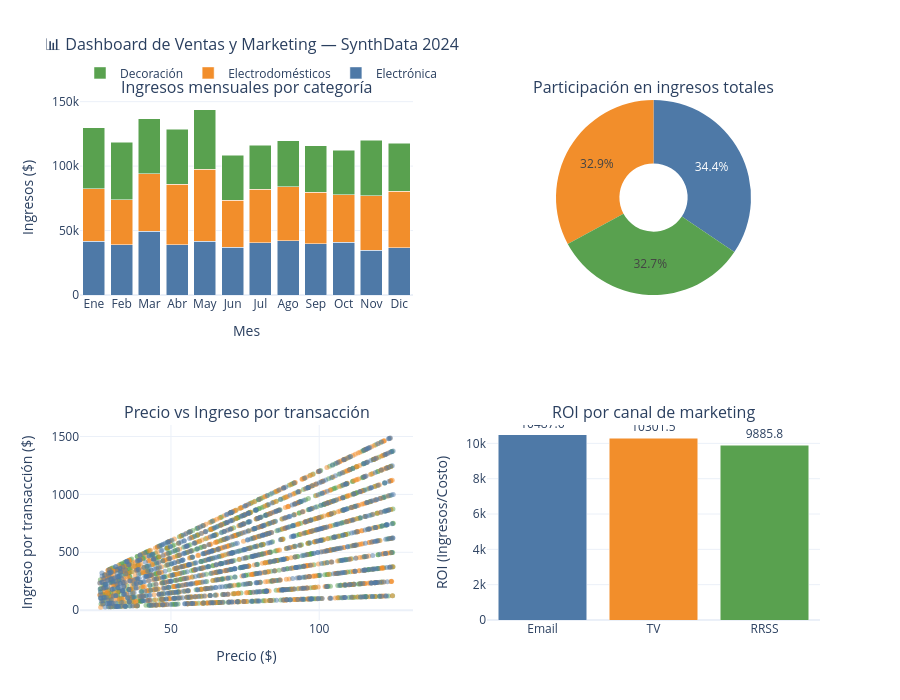

Source (notebook cell):
### Code cell
# Dashboard: 4 gráficos en un solo layout interactivo
fig = make_subplots(
    rows=2, cols=2,
    subplot_titles=[
        'Ingresos mensuales por categoría',
        'Participación en ingresos totales',
        'Precio vs Ingreso por transacción',
        'ROI por canal de marketing'
    ],
    specs=[
        [{'type': 'bar'}, {'type': 'pie'}],
        [{'type': 'scatter'}, {'type': 'bar'}]
    ]
)

# 1. Barras apiladas: ingresos mensuales por categoría
pivot_mensual = ventas_clean.pivot_table(
    values='ingreso_total', index='mes_num', columns='categoria', aggfunc='sum'
).reset_index()
mes_labels = [meses[i-1] for i in pivot_mensual['mes_num']]

colores_cat = {'Electrónica': '#4e79a7', 'Electrodomésticos': '#f28e2b', 'Decoración': '#59a14f'}
for cat in ['Electrónica', 'Electrodomésticos', 'Decoración']:
    if cat in pivot_mensual.columns:
        fig.add_trace(
            go.Bar(name=cat, x=mes_labels, y=pivot_mensual[cat],
                   marker_color=colores_cat[cat], showlegend=True),
            row=1, col=1
        )

# 2. Torta: participación
fig.add_trace(
    go.Pie(labels=por_categoria['categoria'], values=por_categoria['ingresos'],
           hole=0.35, marker_colors=list(colores_cat.values()),
           showlegend=False),
    row=1, col=2
)

# 3. Scatter: precio vs ingreso
for cat, grupo in ventas_clean.groupby('categoria'):
    fig.add_trace(
        go.Scatter(
            x=grupo['precio'], y=grupo['ingreso_total'],
            mode='markers', name=cat,
            marker=dict(color=colores_cat[cat], size=5, opacity=0.5),
            showlegend=False
        ),
        row=2, col=1
    )

# 4. ROI por canal
fig.add_trace(
    go.Bar(
        x=roi_canal['canal'], y=roi_canal['roi_promedio'],
        marker_color=['#4e79a7', '#f28e2b', '#59a14f'],
        text=roi_canal['roi_promedio'].round(1),
        textposition='outside',
        showlegend=False
    ),
    row=2, col=2
)

fig.update_layout(
    title_text='📊 Dashboard de Ventas y Marketing — SynthData 2024',
    title_font_size=16,
    height=700,
    barmode='stack',
    template='plotly_white',
    legend=dict(orientation='h', y=1.08, x=0)
)

fig.update_xaxes(title_text='Mes', row=1, col=1)
fig.update_yaxes(title_text='Ingresos ($)', row=1, col=1)
fig.update_xaxes(title_text='Precio ($)', row=2, col=1)
fig.update_yaxes(title_text='Ingreso por transacción ($)', row=2, col=1)
fig.update_yaxes(title_text='ROI (Ingresos/Costo)', row=2, col=2)

fig.show()
fig.write_html('dashboard_interactivo.html')

### Figure 1 — Plotly figure (JSON) as saved in the notebook; plotly's stock layout.template omitted (floating-point values rounded to 4 significant figures; data arrays with more than 128 entries replaced by an {"elided": "..."} marker saying what was removed)
{"data": [{"marker": {"color": "#4e79a7"}, "name": "Electrónica", "showlegend": true, "type": "bar", "x": ["Ene", "Feb", "Mar", "Abr", "May", "Jun", "Jul", "Ago", "Sep", "Oct", "Nov", "Dic"], "xaxis": "x", "y": [41770.0, 38800.0, 49460.0, 39020.0, 41790.0, 37060.0, 40520.0, 42180.0, 39790.0, 40900.0, 34710.0, 36580.0], "yaxis": "y"}, {"marker": {"color": "#f28e2b"}, "name": "Electrodomésticos", "showlegend": true, "type": "bar", "x": ["Ene", "Feb", "Mar", "Abr", "May", "Jun", "Jul", "Ago", "Sep", "Oct", "Nov", "Dic"], "xaxis": "x", "y": [40500.0, 34960.0, 44520.0, 47050.0, 55740.0, 36420.0, 41420.0, 41980.0, 39860.0, 36940.0, 42130.0, 43760.0], "yaxis": "y"}, {"marker": {"color": "#59a14f"}, "name": "Decoración", "showlegend": true, "type": "bar", "x": ["Ene", "Feb", "Mar", "Abr", "May", "Jun", "Jul", "Ago", "Sep", "Oct", "Nov", "Dic"], "xaxis": "x", "y": [47330.0, 44910.0, 42800.0, 42360.0, 46200.0, 35000.0, 34290.0, 35520.0, 36130.0, 34280.0, 43120.0, 37290.0], "yaxis": "y"}, {"domain": {"x": [0.55, 1], "y": [0.625, 1]}, "hole": 0.35, "labels": ["Electrodomésticos", "Electrónica", "Decoración"], "marker": {"colors": ["#4e79a7", "#f28e2b", "#59a14f"]}, "showlegend": false, "type": "pie", "values": [505300.0, 482600.0, 479200.0]}, {"marker": {"color": "#59a14f", "opacity": 0.5, "size": 5}, "mode": "markers", "name": "Decoración", "showlegend": false, "type": "scatter", "x": {"elided": "1000 float values"}, "xaxis": "x2", "y": {"elided": "1000 float values"}, "yaxis": "y2"}, {"marker": {"color": "#f28e2b", "opacity": 0.5, "size": 5}, "mode": "markers", "name": "Electrodomésticos", "showlegend": false, "type": "scatter", "x": {"elided": "1000 float values"}, "xaxis": "x2", "y": {"elided": "1000 float values"}, "yaxis": "y2"}, {"marker": {"color": "#4e79a7", "opacity": 0.5, "size": 5}, "mode": "markers", "name": "Electrónica", "showlegend": false, "type": "scatter", "x": {"elided": "998 float values"}, "xaxis": "x2", "y": {"elided": "998 float values"}, "yaxis": "y2"}, {"marker": {"color": ["#4e79a7", "#f28e2b", "#59a14f"]}, "showlegend": false, "text": [10490.0, 10300.0, 9886.0], "textposition": "outside", "type": "bar", "x": ["Email", "TV", "RRSS"], "xaxis": "x3", "y": [10490.0, 10300.0, 9886.0], "yaxis": "y3"}], "layout": {"annotations": [{"font": {"size": 16}, "showarrow": false, "text": "Ingresos mensuales por categoría", "x": 0.225, "xanchor": "center", "xref": "paper", "y": 1, "yanchor": "bottom", "yref": "paper"}, {"font": {"size": 16}, "showarrow": false, "text": "Participación en ingresos totales", "x": 0.775, "xanchor": "center", "xref": "paper", "y": 1, "yanchor": "bottom", "yref": "paper"}, {"font": {"size": 16}, "showarrow": false, "text": "Precio vs Ingreso por transacción", "x": 0.225, "xanchor": "center", "xref": "paper", "y": 0.375, "yanchor": "bottom", "yref": "paper"}, {"font": {"size": 16}, "showarrow": false, "text": "ROI por canal de marketing", "x": 0.775, "xanchor": "center", "xref": "paper", "y": 0.375, "yanchor": "bottom", "yref": "paper"}], "barmode": "stack", "height": 700, "legend": {"orientation": "h", "x": 0, "y": 1.08}, "title": {"font": {"size": 16}, "text": "📊 Dashboard de Ventas y Marketing — SynthData 2024"}, "xaxis": {"anchor": "y", "domain": [0, 0.45], "title": {"text": "Mes"}}, "xaxis2": {"anchor": "y2", "domain": [0, 0.45], "title": {"text": "Precio ($)"}}, "xaxis3": {"anchor": "y3", "domain": [0.55, 1]}, "yaxis": {"anchor": "x", "domain": [0.625, 1], "title": {"text": "Ingresos ($)"}}, "yaxis2": {"anchor": "x2", "domain": [0, 0.375], "title": {"text": "Ingreso por transacción ($)"}}, "yaxis3": {"anchor": "x3", "domain": [0, 0.375], "title": {"text": "ROI (Ingresos/Costo)"}}}}
